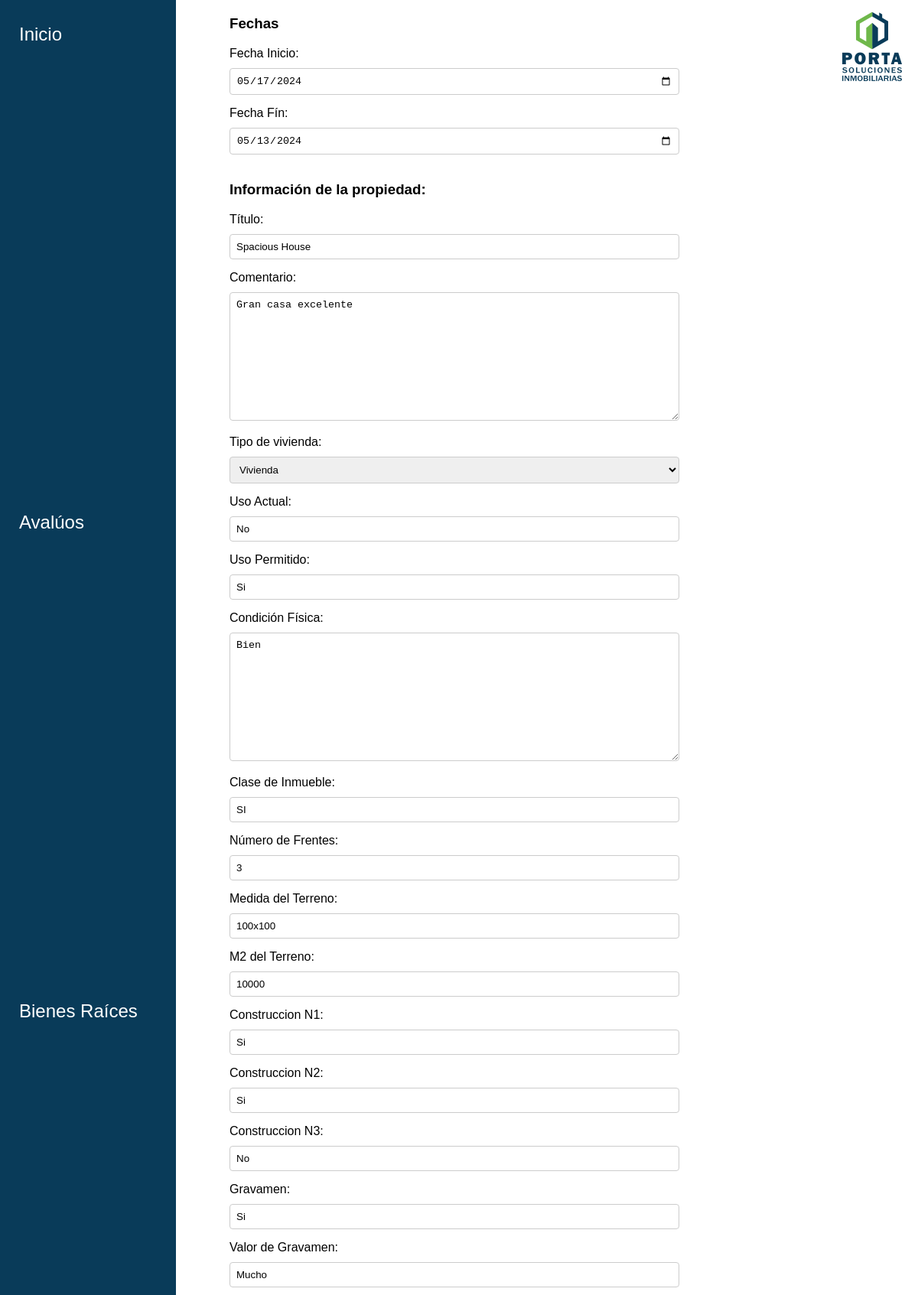
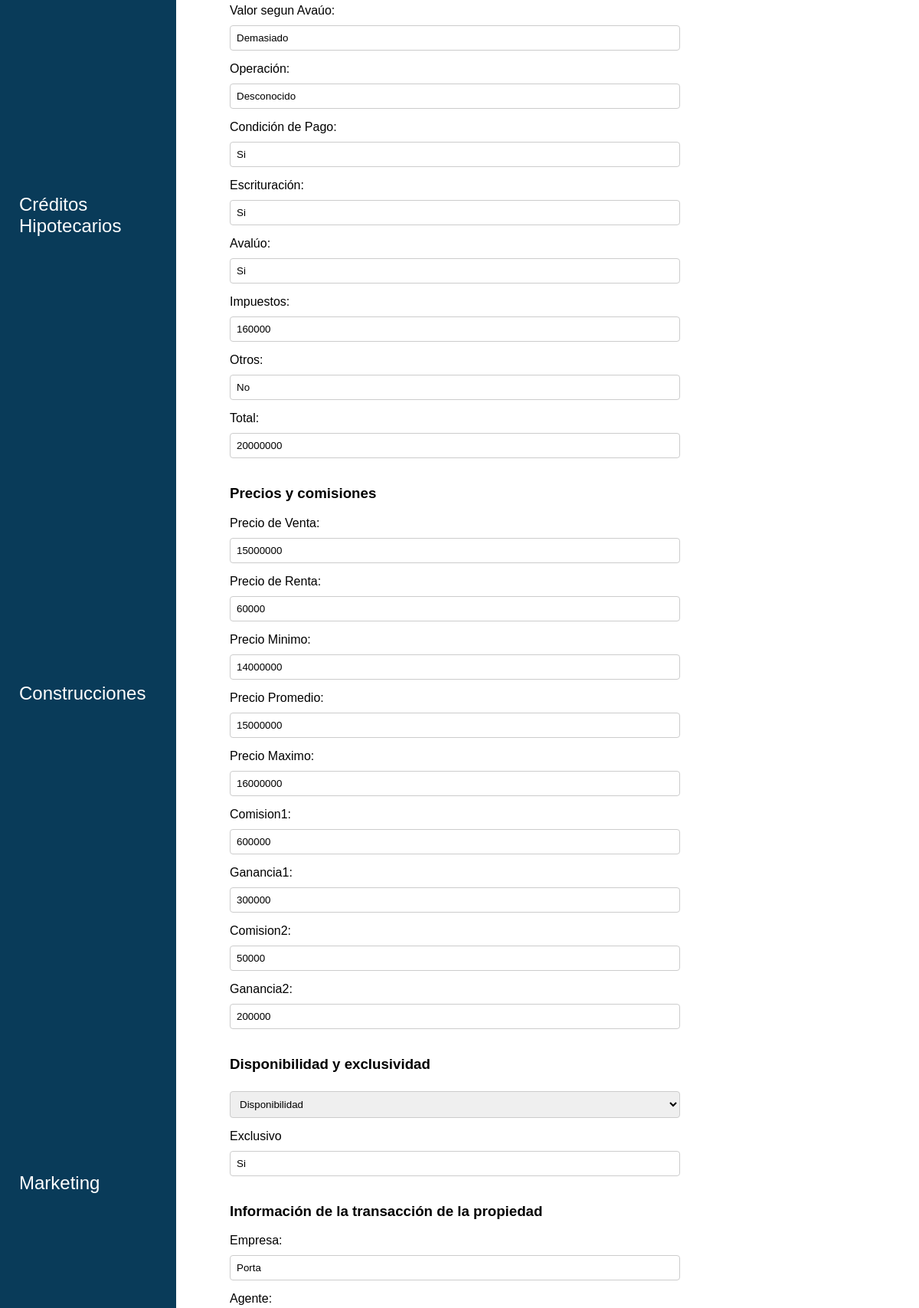
The page /editar/1 (upper part) on the database its author committed (2 pictures, top to bottom).
### inmobiliaria_porta/models.py (models this page shows, shortened)
class vivienda(models.Model):
    id = models.AutoField(primary_key=True)
    fechaInicio = models.DateField()
    fechaTermino = models.DateField()
    empresa = models.CharField(max_length=100)
    agente = models.CharField(max_length=100)
    ocultarDir = models.BooleanField()
    exclusivo = models.CharField(max_length=100)
    titulo = models.CharField(max_length=100)
    cometario = models.CharField(max_length=100)
    tipoVivienda = models.CharField(max_length=100, default='Sin especificar')
    usoActual = models.CharField(max_length=100)
    usoPermitido = models.CharField(max_length=100)
    condicionFisica = models.CharField(max_length=100)
    precioVenta = models.CharField(max_length=100)
    precioRenta = models.CharField(max_length=100)
    precioMinimo = models.CharField(max_length=100)
    precioPromedio = models.CharField(max_length=100)
    precioMaximo = models.CharField(max_length=100)
    comision1 = models.CharField(max_length=100)
    ganancia1 = models.CharField(max_length=100)
    comision2 = models.CharField(max_length=100)
    ganancia2 = models.CharField(max_length=100)
    disponibilidad = models.CharField(max_length=100, default='Sin especificar')
    claseInmueble = models.CharField(max_length=100)
    numeroFrentes = models.IntegerField()
    medidaTerreno = models.CharField(max_length=100)
    m2Terreno = models.CharField(max_length=100)
    construccionN1 = models.CharField(max_length=100)
    construccionN2 = models.CharField(max_length=100)
    construccionN3 = models.CharField(max_length=100)
    gravamen = models.CharField(max_length=100)
    valorGravamen = models.CharField(max_length=100)
    valorSegunAvaluo = models.CharField(max_length=100)
    operacion = models.CharField(max_length=100)
    condicionPago = models.CharField(max_length=100)
    aceptaInfonavit = models.BooleanField()
    aceptaFovisste = models.BooleanField()
    propietario = models.CharField(max_length=100)
    claveCastratal = models.CharField(max_length=100)
    lote = models.CharField(max_length=100)
    manzana = models.CharField(max_length=100)
    cuentaAgua = models.BooleanField()
    autosEst = models.IntegerField()
    autosIndep = models.IntegerField()
    estacionamiento = models.CharField(max_length=100)
    cocheraElectrica = models.CharField(max_length=100)
    patio = models.CharField(max_length=100)
    asador = models.CharField(max_length=100)
    fuentes = models.CharField(max_length=100)
    jacuzzi = models.CharField(max_length=100)
    alberca = models.CharField(max_length=100)
    jardin = models.CharField(max_length=100)
    bodega = models.CharField(max_length=100)
    cisterna = models.CharField(max_length=100)
    tinaco = models.CharField(max_length=100)
    acCentral = models.BooleanField()
    proteccionVentana = models.BooleanField()
    persianaCortina = models.BooleanField()
    hidroneumatico = models.BooleanField()
    amueblado = models.BooleanField()
    piso1 = models.CharField(max_length=100)
    piso2 = models.CharField(max_length=100)
    piso3 = models.CharField(max_length=100)
    alarma = models.BooleanField()
    uriGoogleMaps = models.CharField(max_length=100)
    cocinaIntegral = models.CharField(max_length=100)
    vitropiso = models.CharField(max_length=100)
    closet = models.CharField(max_length=100)
    barda = models.CharField(max_length=100)
    patioEncementado = models.BooleanField()
    equipada = models.CharField(max_length=100)
    pais = models.CharField(max_length=100)
    estado = models.CharField(max_length=100)
    municipio = models.CharField(max_length=100)
    ciudad = models.CharField(max_length=100)
    colonia = models.CharField(max_length=100)
    codigoPostal = models.CharField(max_length=100)
    calle = models.CharField(max_length=100)
    numExterior = models.CharField(max_length=100)
    numInterior = models.CharField(max_length=100)
    entreCalle1 = models.CharField(max_length=100)
    entreCalle2 = models.CharField(max_length=100)
    nombreComplejo = models.CharField(max_length=100)
    escrituracion = models.CharField(max_length=100)
    avaluo = models.CharField(max_length=100)
    impuestos = models.CharField(max_length=100)
    otros = models.CharField(max_length=100)
    total = models.CharField(max_length=100)
    imagen = models.CharField(max_length=400)

### inmobiliaria_porta/views.py (the view)
# urls.py: path("editar/<int:id>", editar, name="edit"),
def editar(request, id):
    viviendas = vivienda.objects.get(pk=id)
    form = ViviendaForm(instance=viviendas)
    if request.method == 'POST':
        form = ViviendaForm(request.POST, instance=viviendas)
        if form.is_valid():
            form.save()
            return redirect('/propriety/')
    return render(request, 'proprietyCreate.html', {'form': form})

### templates/proprietyCreate.html (shortened to what this page needs)
{% extends 'baseDjango.html' %}
{% load static %}
{% block head %}
<link rel="stylesheet" type="text/css" href="{% static 'css/propriedades/proprietyCreate.css' %}">
{% endblock %}
{% block content %}
<div>
  <form method="post">
    <section>
      <h3>Fechas</h3>
      <label for='id_fechaInicio'>Fecha Inicio: </label>
      {{ form.fechaInicio }}
      <label for="fechaFin">Fecha Fín:</label>
      {{ form.fechaTermino}}
    </section>
    <section>
      <h3>Información de la propiedad:</h3>
      <label for="titulo">Título:</label>
      {{ form.titulo }}
      <label for="comentario">Comentario:</label>
      {{ form.cometario }}
      <label for="tipoVivienda">Tipo de vivienda:</label>
      {{ form.tipoVivienda }}
      <label for="usoActual">Uso Actual:</label>
      {{ form.usoActual }}
      <label for="usoPermitido">Uso Permitido:</label>
      {{ form.usoPermitido }}
      <label for="condicionFisica">Condición Física:</label>
      {{ form.condicionFisica }}
      <label for="claseInmueble">Clase de Inmueble:</label>
      {{ form.claseInmueble }}
      <label for="numeroFrentes">Número de Frentes:</label>
      {{ form.numeroFrentes }}
      <label for="medidaTerreno">Medida del Terreno:</label>
      {{ form.medidaTerreno }}
      <label for="m2Terreno">M2 del Terreno:</label>
      {{ form.m2Terreno }}
      <label for="construccionN1">Construccion N1:</label>
      {{ form.construccionN1 }}
      <label for="construccionN2">Construccion N2:</label>
      {{ form.construccionN2 }}
      <label for="construccionN3">Construccion N3:</label>
      {{ form.construccionN3 }}
      <label for="gravamen">Gravamen:</label>
      {{ form.gravamen }}
      <label for="valorGravamen">Valor de Gravamen:</label>
      {{ form.valorGravamen }}
      <label for="valorAvaluo">Valor segun Avaúo:</label>
      {{ form.valorSegunAvaluo }}
      <label for="operacion">Operación:</label>
      {{ form.operacion }}
      <label for="condicionPago">Condición de Pago:</label>
      {{ form.condicionPago }}
      <label for="escrituracion">Escrituración:</label>
      {{ form.escrituracion }}
      <label for="avaluo">Avalúo:</label>
      {{ form.avaluo }}
      <label for="impuestos">Impuestos:</label>
      {{ form.impuestos }}
      <label for="otros">Otros:</label>
      {{ form.otros }}
      <label for="total">Total:</label>
      {{ form.total }}
    </section>
    <section>
      <h3>Precios y comisiones</h3>
      <label for="precioVenta">Precio de Venta:</label>
      {{ form.precioVenta }}
      <label for="precioRenta">Precio de Renta:</label>
      {{ form.precioRenta }}
      <label for="precioMinimo">Precio Minimo:</label>
      {{ form.precioMinimo }}
      <label for="precioPromedio">Precio Promedio:</label>
      {{ form.precioPromedio }}
      <label for="precioMaximo">Precio Maximo:</label>
      {{ form.precioMaximo }}
      <label for="comision1">Comision1:</label>
      {{ form.comision1 }}
      <label for="ganancia1">Ganancia1:</label>
      {{ form.ganancia1 }}
      <label for="comision2">Comision2:</label>
      {{ form.comision2 }}
      <label for="ganancia2">Ganancia2:</label>
      {{ form.ganancia2 }}
    </section>
    <section>
      <h3>Disponibilidad y exclusividad</h3>
      {{ form.disponibilidad }}
      <label for="exclusivo">Exclusivo</label>
      {{ form.exclusivo }}
    </section>
    <section>
      <h3>Información de la transacción de la propiedad</h3>
      <label for="empresa">Empresa:</label>
      {{ form.empresa }}
      <label for="agente">Agente:</label>
    </section>
  </form>
</div>
{% endblock %}

### static/css/propriedades/proprietyCreate.css (style rules this page uses)
body { margin-top: 20px; font-family: Arial, sans-serif; }
form { width: 90%; max-width: 600px; margin: 0 auto; }
section { margin-bottom: 20px; }
label { display: block; margin-bottom: 5px; }
input[type="text"], input[type="number"], textarea, select, input[type="date"] { width: calc(100% - 12px); padding: 8px; margin-top: 5px; margin-bottom: 15px; border: 1px solid #ccc; border-radius: 4px; box-sizing: border-box; }

### rows shown on the page
vivienda: fechaInicio "05/17/2024", fechaTermino "05/13/2024", titulo "Spacious House", cometario "Gran casa excelente", tipoVivienda "Vivienda", usoActual "No", usoPermitido "Si", condicionFisica "Bien", claseInmueble "SI", numeroFrentes "3", medidaTerreno "100x100", m2Terreno "10000", construccionN1 "Si", construccionN2 "Si", construccionN3 "No", gravamen "Si", valorGravamen "Mucho", valorSegunAvaluo "Demasiado", operacion "Desconocido", condicionPago "Si", escrituracion "Si", avaluo "Si", impuestos "160000", otros "No", total "20000000", precioVenta "15000000", precioRenta "60000", precioMinimo "14000000", precioPromedio "15000000", precioMaximo "16000000", comision1 "600000", ganancia1 "300000", comision2 "50000", ganancia2 "200000", disponibilidad "Disponibilidad", exclusivo "Si", empresa "Porta"
